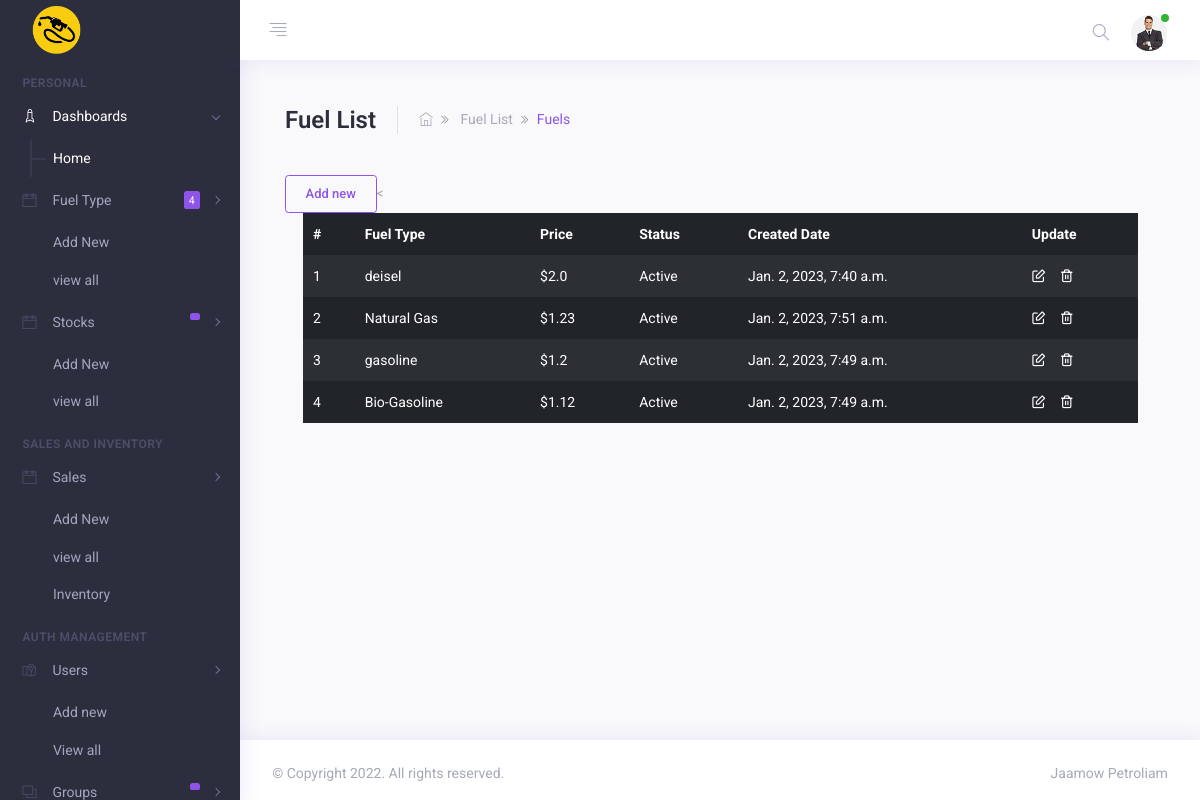
The app's page /fuels/ (signed in), older data.
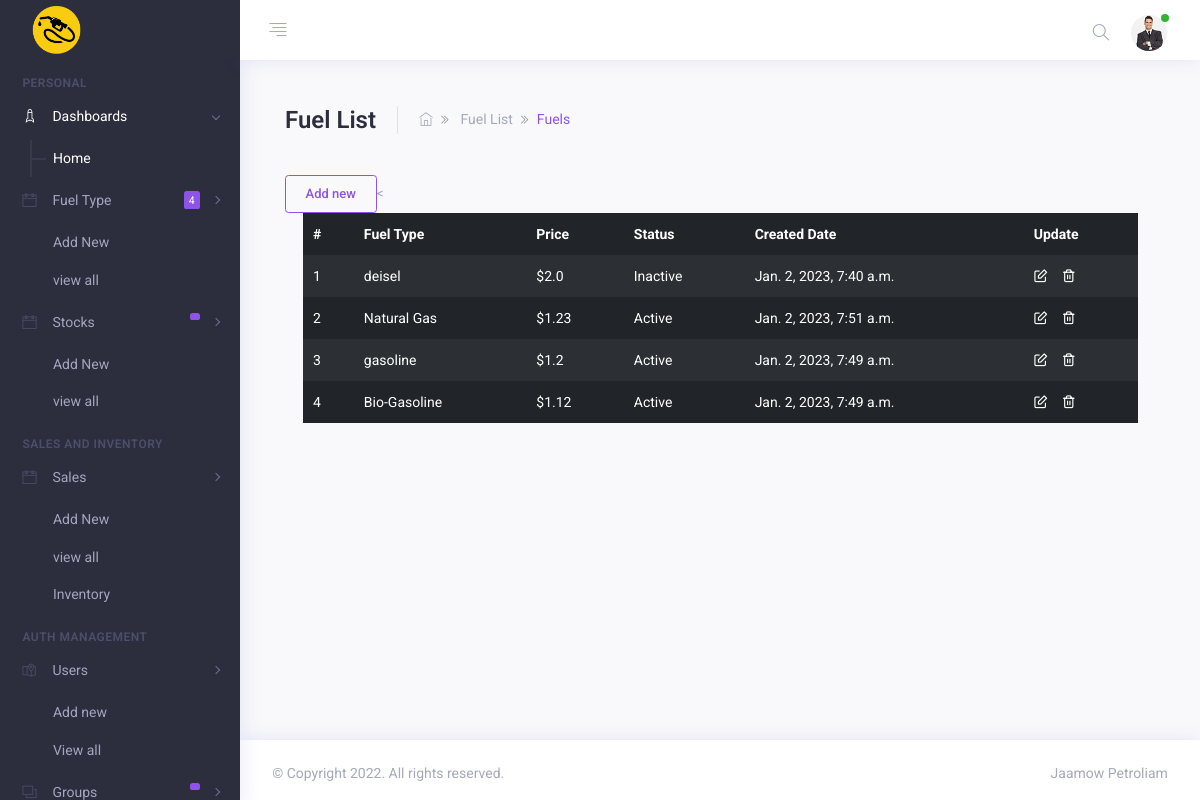
The same page, newer data.
### base/models.py (models this page shows, shortened)
class Fuel(models.Model):
    name = models.CharField(max_length=100, unique=True)
    price = models.FloatField(max_length=(15,2), default=0)
    user = models.CharField(max_length=100, blank=True)
    status = models.CharField(max_length=2,choices=(('1','Active'),('0', 'Inactive')) , default = 1)
    delete_flag = models.IntegerField(default = 0)
    created = models.DateTimeField(default = timezone.now)
    updated = models.DateTimeField(auto_now=True)
    class Meta:
        ordering = ['-updated','-created']
        verbose_name_plural = "fuel type lists"
    def __str__(self):
        return self.name

### base/views.py (the view)
# urls.py: path('fuels/', views.fuelView, name="fuels"),
@login_required(login_url='login')
@permission_required('base.view_fuel', raise_exception=True)
def fuelView(request):
    if request.method == 'POST':
        form = FuelForm()
        if form.is_valid():
            form.save()
            messages.success(request, 'fuel added successfully')
            return redirect('fuels')
    fuels = Fuel.objects.filter(delete_flag = 0).all()
    context = {
        "fuels":fuels,
        "page_name":"Fuel List"
    }
    return render(request, 'base/fuel_list.html', context)

### base/templates/base/fuel_list.html (shortened to what this page needs)
{% extends 'base.html' %}
{% block content %}
    <div class="container justify-content-center">
        <div class="row">
            <div class="col-md-12 m-b-30">
                <div class="d-block d-lg-flex flex-nowrap align-items-center">
                    <div class="page-title mr-4 pr-4 border-right">
                        <h1>Fuel List</h1>
                    </div>
                    <div class="breadcrumb-bar align-items-center">
                        <nav>
                            <ol class="breadcrumb p-0 m-b-0">
                                <li class="breadcrumb-item">
                                    <a href="{% url 'home' %}"><i class="ti ti-home"></i></a>
                                </li>
                                <li class="breadcrumb-item">
                                    Fuel List
                                </li>
                                <li class="breadcrumb-item active text-primary" aria-current="page">Fuels</li>
                            </ol>
                        </nav>
                    </div>
                </div>
            </div>
        </div>
        <div class="row">
            <div class="col-lg-12">
     <div>
        {% if perms.base.add_fuel %}
        <button class="btn btn-outline-primary" data-toggle="modal" data-target="#addfuel">Add new</button><
        {% endif %}
        <br>
    </div>
        <div class="card-statistics h-100 mb-0">
            <div class="card-body scrollbar scroll_dark pt-0" style="max-height: 350px;">
                <div class="datatable-wrapper table-responsive">
                    <table id="datatable" class="table table-borderless table-striped table-dark">
                        <thead class="">
                            <th>#</th>
                            <th>Fuel Type</th>
                            <th>Price</th>
                            <th>Status</th>
                            <th>Created Date</th>
                            {% if perms.base.add_fuel %}
                            <th>Update</th>
                            {% endif %}
                        </thead class="table-dark">
                        <tbody>
                            <tr>
                                {% for fuel in fuels %}
                                <td>{{forloop.counter}}</td>
                                <td><a href="{% url 'fuel_detail' fuel.id %}">{{fuel}}</a></td>
                                <td>${{fuel.price}}</td>
                                <td>{% if fuel.status == '1' %}Active{% else %}Inactive{% endif %}</td>
                                <td>{{fuel.created}}</td>
                                <td>
                                    {% if perms.base.change_fuel %}
                                    <a class="mr-3" href="{% url 'update_fuel' fuel.id %}"><i class="fe fe-edit"></i></a><a href="{% url 'delete_fuel' fuel.id %}" onclick="return confirm('Are you sure you want to delete this item?');"><i class="fe fe-trash-2"></i></a>
                                    {% endif %}
                                </td>
                            </tr>
                            {% endfor %}
                        </tbody>
                    </table>
                </div>
            </div>
        </div>
    </div>
    </div>
</div>
{% endblock %}

Row changes from the older to the newer data that the page shows:
changed Fuel "deisel": status "Active" → "Inactive"
